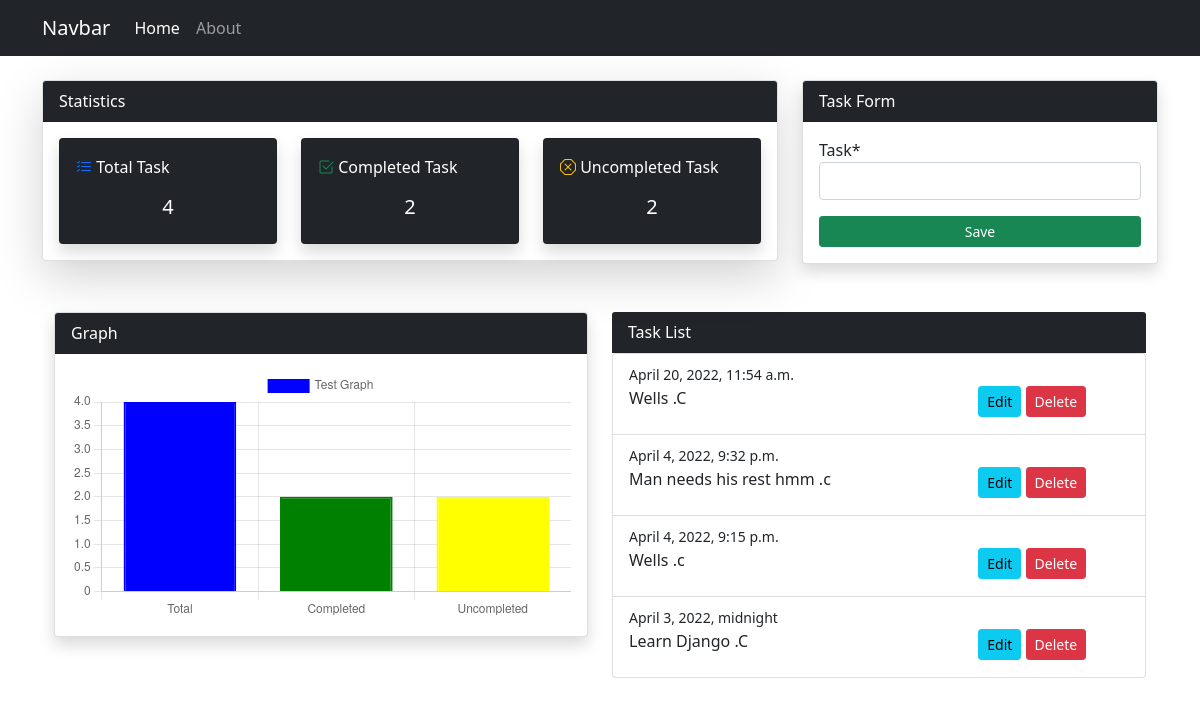
The page / on the database its author committed.
### taskapp/models.py (models this page shows, shortened)
class TaskModel(models.Model):
    task = models.CharField(max_length=100)
    isComplete = models.BooleanField(default=False)
    date = models.DateTimeField (auto_now_add= True)

### taskapp/views.py (the view)
# urls.py: path('', views.index, name='taskapp-index'),
def index(request):
    if request.method == 'POST':
         form = TaskModelForm(request.POST )
         if form.is_valid():
               form.save()
               return redirect('/')
    else :
          form = TaskModelForm()
    data = TaskModel.objects.all().order_by('-date')
    total_data = data.count()
    completed_data = TaskModel.objects.filter(isComplete = True).count()
    uncompleted_data = total_data - completed_data
    context = {
        'data' : data,
        'form' : form,
        'total_data' : total_data,
        'completed_data':completed_data,
        'uncompleted_data': uncompleted_data,
    }
    return render(request, 'taskapp/index.html', context)

### taskapp/forms.py
class TaskModelForm (forms.ModelForm):
    class Meta:
        model =  TaskModel
        fields = ['task',]

### templates/taskapp/index.html (shortened to what this page needs)
{% extends 'partials/base.html' %}
{% load crispy_forms_tags %}
{% block content%}
<link rel="stylesheet" href="https://cdn.jsdelivr.net/npm/bootstrap-icons@1.8.1/font/bootstrap-icons.css">
<div class="container my-4">
    <div class="row">
        <div class="col-xl-8">
            <div class="card shadow shadow-lg">
                <div class="card-header bg-dark text-white">Statistics</div>
                <div class="card-body">
                    <div class="row">
                        <div class="col xl-4">
                        <div class="card xm shadow bg-dark text-white">
                               <div class="card-body">
                                <p><i class="bi bi-list-check text-primary"></i> Total Task</p>
                                <h5 class="text-center">{{total_data}}</h5>
                               </div>
                        </div>
                        </div>
                        <div class="col xl-4">
                            <div class="card xm shadow bg-dark text-white">
                                   <div class="card-body">
                                        <p><i class="bi bi-check2-square text-success"></i> Completed Task</p>
                                    <h5 class="text-center" >{{completed_data}}</h5>
                                   </div>
                            </div>
                            </div>
                        <div class="col xl-4">
                            <div class="card xm shadow bg-dark text-white">
                                   <div class="card-body">
                                    <p><i class="bi bi-x-octagon text-warning"></i> Uncompleted Task</p>
                                    <h5 class="text-center">{{uncompleted_data}}</h5>
                                   </div>
                            </div>
                        </div>
                    </div>
                </div>
            </div>
        </div>
        <div class="col xl-4">
          <div class="card shadow">
            <div class="card-header bg-dark text-white">Task Form</div>
            <div class="card-body">
              <form class="d-grid" method="POST">
                {{ form|crispy }}
                <input class="btn btn-success btn-sm mt-3 "  type="submit" value="Save">
              </form>
            </div>
          </div>
        </div>
</div>
<div class="container my-5">
  <div class="row">
    <div class="col">
      <div class="card shadow">
        <div class="card-header bg-dark text-white">Graph</div>
        <div class="card-body">
          <canvas id="myChart" ></canvas>
        </div>
      </div>
    </div>
    <div class="col ">
      <div class="card-header bg-dark text-white">Task List</div>
          <ul class="list-group ">
            {% for task in data%}
            <li class="list-group-item btn-end">
              <small>{{ task.date}}</small>
              <div class="row">
                <div class="col-xl-8">
                  {% if task.isComplete%}
                  <p > {{ task.task}}      .C</p>
                  {% else  %}
                  <p >{{ task.task }}      .c</p>
                {% endif %}
                </div>
                <div class="col-xl-4">
                  <a href="{%url 'taskapp-edit' task.id %}" class="btn btn-info btn-sm " >Edit</a>
                  <a href="{%url 'taskapp-delete' task.id %}" class="btn btn-danger btn-sm ">Delete</a>
                </div>
              </div>
            </li>
          {% endfor %}
          </ul>
  </div>
</div>
</div>
{% include 'partials/graph.html'%}
{% endblock%}

### templates/partials/base.html (shortened to what this page needs)
<!doctype html>
<html lang="en">
  <head>
    <link href="https://cdn.jsdelivr.net/npm/bootstrap@5.1.3/dist/css/bootstrap.min.css" rel="stylesheet">
  </head>
  <body>
{%include 'partials/nav.html'%}
      {% block content %} {% endblock %}
  </body>
</html>

### templates/partials/nav.html (shortened to what this page needs)
  <nav class="navbar navbar-expand-lg navbar-dark bg-dark">
    <div class="container">
      <a class="navbar-brand" href="#">Navbar</a>
      <div class="collapse navbar-collapse" id="navbarSupportedContent">
        <ul class="navbar-nav me-auto mb-2 mb-lg-0">
          <li class="nav-item">
            <a class="nav-link active" aria-current="page" href="{% url 'taskapp-index' %}">Home</a>
          </li>
          <li class="nav-item">
            <a class="nav-link" href="{% url 'taskapp-about'%}">About</a>
          </li>
      </div>
    </div>
  </nav>

### templates/partials/graph.html
<script>
    const ctx = document.getElementById('myChart').getContext('2d');
    const myChart = new Chart(ctx, {
        type: 'bar',
        data: {
            labels: ['Total', 'Completed', 'Uncompleted'],
            datasets: [{
                label: 'Test Graph',
                data: [{{total_data}},
                {{completed_data}},
                {{uncompleted_data}}
            ],
                backgroundColor: [
                    'blue',
                    'green',
                    'yellow',
                ],
                borderColor: [
                    'blue',
                    'green',
                    'yellow',
                ],
                borderWidth: 2
            }]
        },
        options: {
            scales: {
                y: {
                    beginAtZero: true
                }
            }
        }
    });
    </script>

### rows shown on the page
TaskModel: date "April 20, 2022, 11:54 a.m.", task "Wells"
TaskModel: date "April 4, 2022, 9:32 p.m.", task "Man needs his rest hmm"
TaskModel: date "April 4, 2022, 9:15 p.m.", task "Wells"
TaskModel: date "April 3, 2022, midnight", task "Learn Django"

### other values the page prints
{{ total_data }} "4"
{{ completed_data }} "2"
{{ uncompleted_data }} "2"
chart data {{ total_data }} 4
chart data {{ completed_data }} 2
chart data {{ uncompleted_data }} 2
